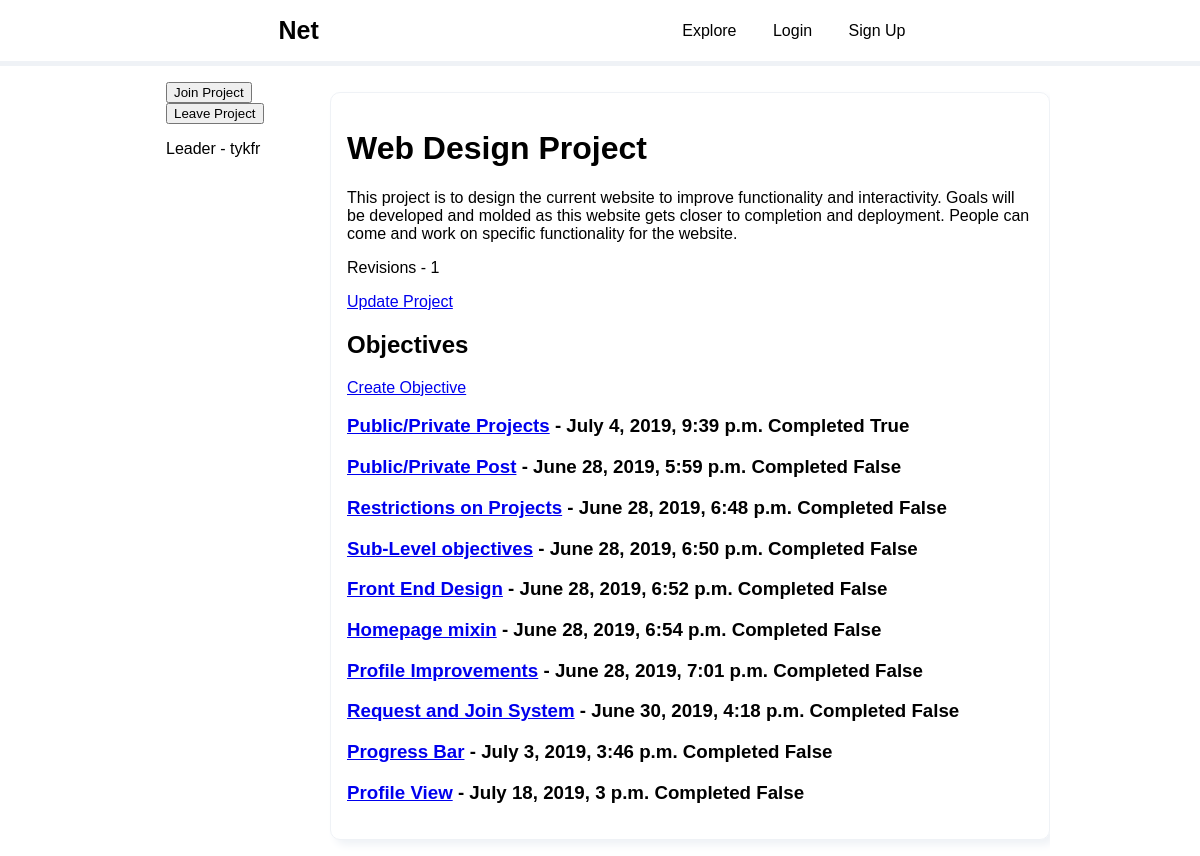
/project-4/, run on the app's committed database.
### collab/models.py (models this page shows, shortened)
class Project(models.Model):
    boss = models.ForeignKey(settings.AUTH_USER_MODEL,on_delete=models.CASCADE,null=True,blank=True)
    name = models.CharField(max_length=100)
    description = models.TextField()
    private = models.BooleanField(default=False)
    created_on = models.DateTimeField(auto_now_add=True,null=True,blank=True)

class ProjectHistory(models.Model):
    project = models.ForeignKey(Project,on_delete=models.CASCADE)
    name = models.CharField(max_length=100)
    description = models.TextField()
    revision = models.IntegerField()
    class Meta:
        ordering = ['-revision']

class Objective(models.Model):
    name = models.CharField(max_length=100)
    description = models.TextField()
    project = models.ForeignKey(Project,on_delete=models.CASCADE)
    members = models.ManyToManyField(settings.AUTH_USER_MODEL, through='Member',blank=True)
    completed = models.BooleanField(default=False)
    created_on = models.DateTimeField(auto_now=True)

### users/models.py (models this page shows, shortened)
class CustomUser(AbstractUser):
    pass

### collab/views.py (the view)
# urls.py: path('project-<int:project>/',views.ProjectDetailView.as_view(),name='project-detail'),
class ProjectDetailView(DetailView):
    model = Project
    def get_object(self,*args,**kwargs):
        return Project.objects.get(pk=self.kwargs['project'])

### collab/templates/collab/project_detail.html (shortened to what this page needs)
{% extends 'collab/index.html'%}
{% block navbar %}
{% if not user.is_authenticated %}
<li class='navbar-item'>
  <a class="navbar-link" href="{% url 'projects' %}">Explore</a>
</li>
{% endif %}
{% endblock navbar%}
{% block content %}
<div class="container">
  <div class="side-content">
    <div class="btn-container">
      <button type="button" name="button">Join Project</button>
      <button type="button" name="button">Leave Project</button>
    </div>
    <div class="members">
      <p>Leader - {{object.boss.username}}</p>
    </div>
  </div>
  <div class="main-content">
    <div class="project">
      <h1>{{object.name}}</h1>
      <p>{{object.description}}</p>
      <p>Revisions - {{object.projecthistory_set.all|length}}</p>
      <a href="{% url 'update-project' object.pk %}">Update Project</a>
      <h2>Objectives</h2>
      <div class="objectives">
        <a class='create-btn'href="{% url 'create-objective' object.pk %}">Create Objective</a>
        {% for objective in object.objective_set.all %}
          <h3><a href="{% url 'objective-detail' object.pk objective.pk %}">{{objective.name}}</a> - {{objective.created_on}} Completed {{objective.completed}}</h3>
        {% endfor %}
      </div>
    </div>
  </div>
</div>
{% endblock content %}

### collab/static/collab/style-project.css (style rules this page uses)
*,*:before,*:after { box-sizing: border-box; }
body,html { margin:0; padding:0; height: 100%; width: 100%; font-family: Arial, Helvetica, sans-serif; }
.container { width:75%; position: relative; margin:auto; overflow: hidden; }
.navbar-item { display: inline-block; margin: 0em 1em; }
.navbar-link { text-decoration: none; color:black; }
.project { position: relative; overflow: hidden; padding:1em; margin-top: 10px; border: 1px solid #eff2f6; box-shadow: 5px 5px 8px #eff2f6; border-radius: 10px; }

### collab/static/collab/style-objective.css (style rules this page uses)
.side-content { float:left; padding:16px 16px; width:20%; }
.main-content { float:left; padding:16px 0px; width:80%; }

### data on the page
Project: boss.username "tykfr", name "Web Design Project", description "This project is to design the current website to improve functionality and interactivity. Goals will be developed and molded as this website gets closer to completion and deployment. People can come and work on specific functionality for the website.", projecthistory_set.all|length "1"
Objective: name "Public/Private Projects", created_on "July 4, 2019, 9:39 p.m.", completed "True"
Objective: name "Public/Private Post", created_on "June 28, 2019, 5:59 p.m.", completed "False"
Objective: name "Restrictions on Projects", created_on "June 28, 2019, 6:48 p.m.", completed "False"
Objective: name "Sub-Level objectives", created_on "June 28, 2019, 6:50 p.m.", completed "False"
Objective: name "Front End Design", created_on "June 28, 2019, 6:52 p.m.", completed "False"
Objective: name "Homepage mixin", created_on "June 28, 2019, 6:54 p.m.", completed "False"
Objective: name "Profile Improvements", created_on "June 28, 2019, 7:01 p.m.", completed "False"
Objective: name "Request and Join System", created_on "June 30, 2019, 4:18 p.m.", completed "False"
Objective: name "Progress Bar", created_on "July 3, 2019, 3:46 p.m.", completed "False"
Objective: name "Profile View", created_on "July 18, 2019, 3 p.m.", completed "False"
